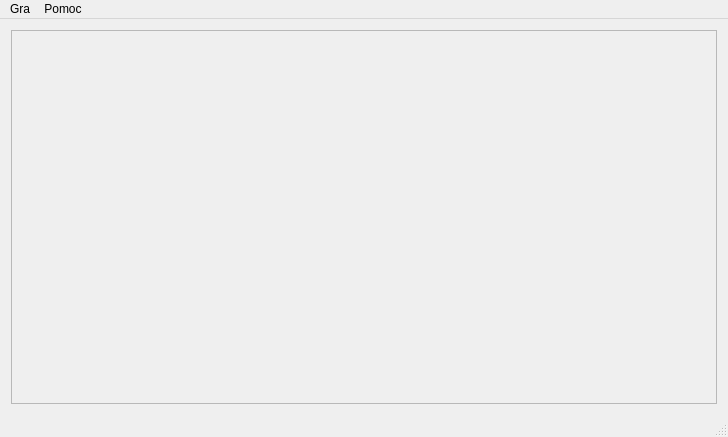
<?xml version="1.0" encoding="UTF-8"?>
<ui version="4.0">
 <class>MainWindow</class>
 <widget class="QMainWindow" name="MainWindow">
  <property name="geometry">
   <rect>
    <x>0</x>
    <y>0</y>
    <width>728</width>
    <height>437</height>
   </rect>
  </property>
  <property name="minimumSize">
   <size>
    <width>480</width>
    <height>320</height>
   </size>
  </property>
  <property name="windowTitle">
   <string>Pairs</string>
  </property>
  <widget class="QWidget" name="centralWidget">
   <property name="autoFillBackground">
    <bool>true</bool>
   </property>
   <layout class="QVBoxLayout" name="verticalLayout_3">
    <item>
     <widget class="QScrollArea" name="scrollArea">
      <property name="widgetResizable">
       <bool>true</bool>
      </property>
      <widget class="QWidget" name="scrollAreaWidgetContents">
       <property name="geometry">
        <rect>
         <x>0</x>
         <y>0</y>
         <width>708</width>
         <height>370</height>
        </rect>
       </property>
       <property name="sizePolicy">
        <sizepolicy hsizetype="Preferred" vsizetype="Preferred">
         <horstretch>0</horstretch>
         <verstretch>0</verstretch>
        </sizepolicy>
       </property>
       <property name="autoFillBackground">
        <bool>true</bool>
       </property>
       <layout class="QVBoxLayout" name="verticalLayout_2">
        <item>
         <layout class="QGridLayout" name="gridLayout_2">
          <property name="sizeConstraint">
           <enum>QLayout::SetNoConstraint</enum>
          </property>
         </layout>
        </item>
       </layout>
      </widget>
     </widget>
    </item>
   </layout>
  </widget>
  <widget class="QMenuBar" name="menuBar">
   <property name="geometry">
    <rect>
     <x>0</x>
     <y>0</y>
     <width>728</width>
     <height>25</height>
    </rect>
   </property>
   <widget class="QMenu" name="menuGra">
    <property name="title">
     <string>Gra</string>
    </property>
    <addaction name="actionNowa_gra_2"/>
    <addaction name="actionWyj_cie"/>
   </widget>
   <widget class="QMenu" name="menuPomoc">
    <property name="title">
     <string>Pomoc</string>
    </property>
    <addaction name="actionPomoc"/>
    <addaction name="actionO_autorze"/>
   </widget>
   <addaction name="menuGra"/>
   <addaction name="menuPomoc"/>
  </widget>
  <widget class="QStatusBar" name="statusBar"/>
  <action name="actionNowa_gra_2">
   <property name="text">
    <string>Nowa gra</string>
   </property>
  </action>
  <action name="actionWyj_cie">
   <property name="text">
    <string>Wyjście</string>
   </property>
   <property name="shortcut">
    <string>Esc</string>
   </property>
  </action>
  <action name="actionPomoc">
   <property name="text">
    <string>Pomoc</string>
   </property>
  </action>
  <action name="actionO_autorze">
   <property name="text">
    <string>O autorze</string>
   </property>
  </action>
 </widget>
 <layoutdefault spacing="6" margin="11"/>
 <resources/>
 <connections>
  <connection>
   <sender>actionWyj_cie</sender>
   <signal>triggered()</signal>
   <receiver>MainWindow</receiver>
   <slot>close()</slot>
   <hints>
    <hint type="sourcelabel">
     <x>-1</x>
     <y>-1</y>
    </hint>
    <hint type="destinationlabel">
     <x>347</x>
     <y>266</y>
    </hint>
   </hints>
  </connection>
  <connection>
   <sender>actionNowa_gra_2</sender>
   <signal>triggered()</signal>
   <receiver>MainWindow</receiver>
   <slot>onNewGameClicked()</slot>
   <hints>
    <hint type="sourcelabel">
     <x>-1</x>
     <y>-1</y>
    </hint>
    <hint type="destinationlabel">
     <x>347</x>
     <y>266</y>
    </hint>
   </hints>
  </connection>
  <connection>
   <sender>actionPomoc</sender>
   <signal>triggered()</signal>
   <receiver>MainWindow</receiver>
   <slot>onHelpClicked()</slot>
   <hints>
    <hint type="sourcelabel">
     <x>-1</x>
     <y>-1</y>
    </hint>
    <hint type="destinationlabel">
     <x>347</x>
     <y>266</y>
    </hint>
   </hints>
  </connection>
  <connection>
   <sender>MainWindow</sender>
   <signal>toolButtonStyleChanged(Qt::ToolButtonStyle)</signal>
   <receiver>MainWindow</receiver>
   <slot>onHelpClicked()</slot>
   <hints>
    <hint type="sourcelabel">
     <x>143</x>
     <y>198</y>
    </hint>
    <hint type="destinationlabel">
     <x>142</x>
     <y>198</y>
    </hint>
   </hints>
  </connection>
 </connections>
 <slots>
  <slot>onNewGameClicked()</slot>
  <slot>onHelpClicked()</slot>
 </slots>
</ui>
